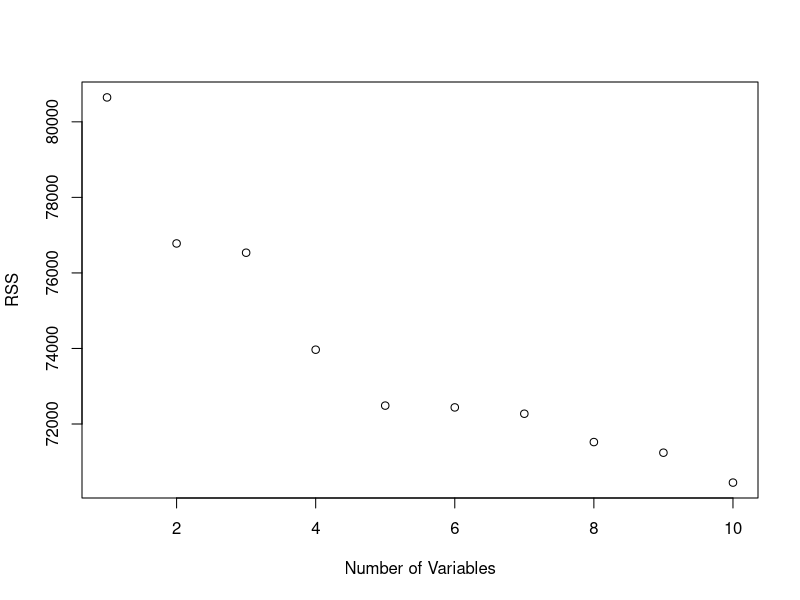
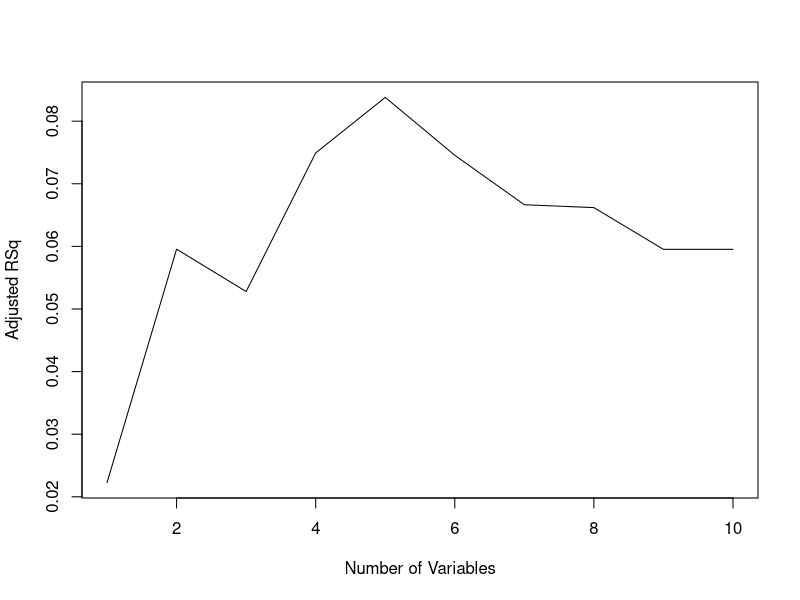

The R source for these figures, in order: (Note: this script raises an error after producing the figures.)
x=rnorm(100)
e=rnorm(100)
y=seq(100)
y.fit=lm(y~ x+poly(x,2)+poly(x,3)+e)
df=data.frame(y=y,x=x,x2=x^2,x3=x^3,x4=x^4,x5=x^5,x6=x^6,x7=x^7,x8=x^8,x9=x^9,x10=x^10)
library(leaps)
regfit_full = regsubsets(y ~ ., data = df,nvmax=10)
reg_summary = summary(regfit_full)
names(reg_summary)
reg_summary$rsq
par(mfrow=c(1,1))
plot(reg_summary$rss, xlab="Number of Variables", ylab="RSS") #plot of rss

#plot and best value using adj R square
plot(reg_summary$adjr2, xlab="Number of Variables", ylab="Adjusted RSq", type="l")
points(best_model, reg_summary$adjr2[best_model], col="red", cex=2, pch=20)
(best_model = which.max(reg_summary$adjr2))  #Ans: 5

#plot and best value using Cp
plot(reg_summary$cp, xlab="Number of Variables", ylab="Cp", type="l")
(best_model = which.min(reg_summary$cp))  #Ans: 4
points(best_model, reg_summary$cp[best_model], col="red", cex=2, pch=20)

#plot and best value using BIC
plot(reg_summary$bic, xlab="Number of Variables", ylab="BIC", type="l")
(best_model = which.min(reg_summary$bic))  #Ans : 1
points(best_model, reg_summary$bic[best_model], col="red", cex=2, pch=20)

#FSS
regfit_fwd = regsubsets(y ~ .,
                        data = df,
                        nvmax = 10,
                        method = "forward")
summary(regfit_fwd)
plot(regfit_fwd, scale = "r2")
plot(regfit_fwd, scale = "adjr2")
plot(regfit_fwd, scale = "Cp")
plot(regfit_fwd, scale = "bic")
#BSS
regfit_bwd = regsubsets(y ~ .,
                        data = df,
                        nvmax = 10,
                        method = "backward")
summary(regfit_fwd)
plot(regfit_fwd, scale = "r2")  #all variables are being selected
plot(regfit_fwd, scale = "adjr2")  #6 
plot(regfit_fwd, scale = "Cp")   #6
plot(regfit_fwd, scale = "bic") #2

#lasso model
install.packages('glmnet')
library(glmnet)
x <-model.matrix(y~., data=df)[,-1]
y <-df$y
fit.lasso <-glmnet(x,y)
plot(fit.lasso, xvar="lambda", label= TRUE)
plot(fit.lasso, xvar="dev", label= TRUE)
cv.lasso <-cv.glmnet(x, y)
plot(cv.lasso)
## coefficent vector corresponding to the mse which is within one standard error of the lowest mse using the best lambda.
coef(cv.lasso)
## coefficient vector corresponding to the lowest mse using the best lambda
coef(glmnet(x,y, lambda=cv.lasso$lambda.min))

y=0.01+(0.05*x^7)+e
regfit_bwd = regsubsets(y ~ x7+e,
                        data = df,
                        method = "backward")
summary(regfit_bwd)
plot(regfit_bwd, scale = "r2")  #all variables are being selected
plot(regfit_bwd, scale = "adjr2")  #only x7 and intercept 
plot(regfit_bwd, scale = "Cp")   #only x7 and intercept 
plot(regfit_bwd, scale = "bic") #only x7 and intercept 
